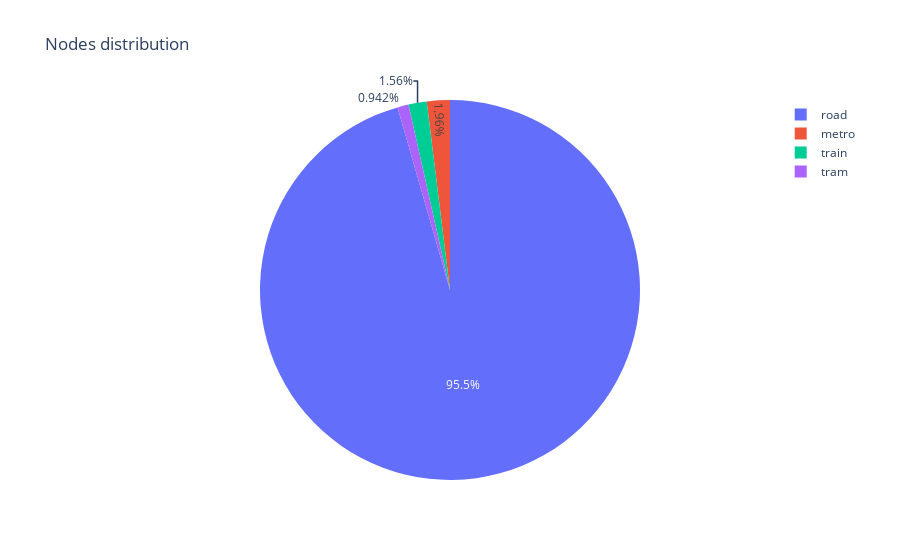

Write notebook code for a chart like this one.
### Markdown cell above
# Nodes distribution

### Code cell
DF = df.loc[df['LP'] == "Point"]
DF = DF.drop_duplicates(subset="ID")
px.pie(
    values=DF.groupby('layer')['layer'].count().sort_values(ascending=False).values.tolist(), 
    names=DF.groupby('layer')['layer'].count().sort_values(ascending=False).index.tolist(), 
    title='Nodes distribution')

### Figure 1 — Plotly figure (JSON) as saved in the notebook; plotly's stock layout.template omitted (floating-point values rounded to 4 significant figures)
{"data": [{"domain": {"x": [0, 1], "y": [0, 1]}, "hovertemplate": "label=%{label}<br>value=%{value}<extra></extra>", "labels": ["road", "metro", "train", "tram"], "legendgroup": "", "name": "", "showlegend": true, "type": "pie", "values": [14807, 303, 241, 146]}], "layout": {"legend": {"tracegroupgap": 0}, "title": {"text": "Nodes distribution"}}}
